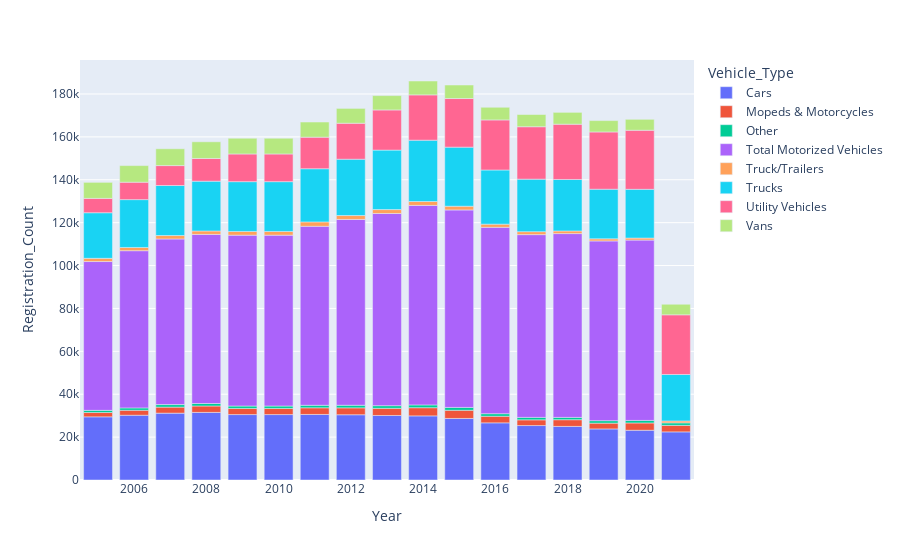

The notebook cell this image was saved under:
### Code cell
Red_deer_reg = car_reg.query("Municipality == 'Red Deer'")
fig = px.bar(Red_deer_reg, x='Year', y='Registration_Count',
             hover_data=['Registration_Count'], color='Vehicle_Type')
fig.show()

### Figure 1 — Plotly figure (JSON) as saved in the notebook; plotly's stock layout.template omitted (floating-point values rounded to 4 significant figures)
{"data": [{"alignmentgroup": "True", "hovertemplate": "Vehicle_Type=Cars<br>Year=%{x}<br>Registration_Count=%{y}<extra></extra>", "legendgroup": "Cars", "marker": {"color": "#636efa", "pattern": {"shape": ""}}, "name": "Cars", "offsetgroup": "Cars", "orientation": "v", "showlegend": true, "textposition": "auto", "type": "bar", "x": ["2005-01-01T00:00:00", "2006-01-01T00:00:00", "2007-01-01T00:00:00", "2008-01-01T00:00:00", "2009-01-01T00:00:00", "2010-01-01T00:00:00", "2011-01-01T00:00:00", "2012-01-01T00:00:00", "2013-01-01T00:00:00", "2014-01-01T00:00:00", "2015-01-01T00:00:00", "2016-01-01T00:00:00", "2017-01-01T00:00:00", "2018-01-01T00:00:00", "2019-01-01T00:00:00", "2020-01-01T00:00:00", "2021-01-01T00:00:00"], "xaxis": "x", "y": [29451, 30201, 31178, 31524, 30511, 30511, 30572, 30432, 30087, 29901, 28700, 26656, 25387, 24995, 23816, 23202, 22436], "yaxis": "y"}, {"alignmentgroup": "True", "hovertemplate": "Vehicle_Type=Mopeds & Motorcycles<br>Year=%{x}<br>Registration_Count=%{y}<extra></extra>", "legendgroup": "Mopeds & Motorcycles", "marker": {"color": "#EF553B", "pattern": {"shape": ""}}, "name": "Mopeds & Motorcycles", "offsetgroup": "Mopeds & Motorcycles", "orientation": "v", "showlegend": true, "textposition": "auto", "type": "bar", "x": ["2005-01-01T00:00:00", "2006-01-01T00:00:00", "2007-01-01T00:00:00", "2008-01-01T00:00:00", "2009-01-01T00:00:00", "2010-01-01T00:00:00", "2011-01-01T00:00:00", "2012-01-01T00:00:00", "2013-01-01T00:00:00", "2014-01-01T00:00:00", "2015-01-01T00:00:00", "2016-01-01T00:00:00", "2017-01-01T00:00:00", "2018-01-01T00:00:00", "2019-01-01T00:00:00", "2020-01-01T00:00:00", "2021-01-01T00:00:00"], "xaxis": "x", "y": [2010, 2326, 2807, 2992, 2856, 2856, 3096, 3213, 3340, 3810, 3813, 3072, 2672, 3117, 2695, 3397, 3037], "yaxis": "y"}, {"alignmentgroup": "True", "hovertemplate": "Vehicle_Type=Other<br>Year=%{x}<br>Registration_Count=%{y}<extra></extra>", "legendgroup": "Other", "marker": {"color": "#00cc96", "pattern": {"shape": ""}}, "name": "Other", "offsetgroup": "Other", "orientation": "v", "showlegend": true, "textposition": "auto", "type": "bar", "x": ["2005-01-01T00:00:00", "2006-01-01T00:00:00", "2007-01-01T00:00:00", "2008-01-01T00:00:00", "2009-01-01T00:00:00", "2010-01-01T00:00:00", "2011-01-01T00:00:00", "2012-01-01T00:00:00", "2013-01-01T00:00:00", "2014-01-01T00:00:00", "2015-01-01T00:00:00", "2016-01-01T00:00:00", "2017-01-01T00:00:00", "2018-01-01T00:00:00", "2019-01-01T00:00:00", "2020-01-01T00:00:00", "2021-01-01T00:00:00"], "xaxis": "x", "y": [1018, 1094, 1184, 1156, 1129, 1129, 1173, 1216, 1233, 1307, 1326, 1190, 1142, 1070, 1161, 1181, 1169], "yaxis": "y"}, {"alignmentgroup": "True", "hovertemplate": "Vehicle_Type=Total Motorized Vehicles<br>Year=%{x}<br>Registration_Count=%{y}<extra></extra>", "legendgroup": "Total Motorized Vehicles", "marker": {"color": "#ab63fa", "pattern": {"shape": ""}}, "name": "Total Motorized Vehicles", "offsetgroup": "Total Motorized Vehicles", "orientation": "v", "showlegend": true, "textposition": "auto", "type": "bar", "x": ["2005-01-01T00:00:00", "2006-01-01T00:00:00", "2007-01-01T00:00:00", "2008-01-01T00:00:00", "2009-01-01T00:00:00", "2010-01-01T00:00:00", "2011-01-01T00:00:00", "2012-01-01T00:00:00", "2013-01-01T00:00:00", "2014-01-01T00:00:00", "2015-01-01T00:00:00", "2016-01-01T00:00:00", "2017-01-01T00:00:00", "2018-01-01T00:00:00", "2019-01-01T00:00:00", "2020-01-01T00:00:00"], "xaxis": "x", "y": [69394, 73309, 77226, 78857, 79679, 79679, 83466, 86641, 89627, 93030, 92096, 86902, 85220, 85721, 83801, 84098], "yaxis": "y"}, {"alignmentgroup": "True", "hovertemplate": "Vehicle_Type=Truck/Trailers<br>Year=%{x}<br>Registration_Count=%{y}<extra></extra>", "legendgroup": "Truck/Trailers", "marker": {"color": "#FFA15A", "pattern": {"shape": ""}}, "name": "Truck/Trailers", "offsetgroup": "Truck/Trailers", "orientation": "v", "showlegend": true, "textposition": "auto", "type": "bar", "x": ["2005-01-01T00:00:00", "2006-01-01T00:00:00", "2007-01-01T00:00:00", "2008-01-01T00:00:00", "2009-01-01T00:00:00", "2010-01-01T00:00:00", "2011-01-01T00:00:00", "2012-01-01T00:00:00", "2013-01-01T00:00:00", "2014-01-01T00:00:00", "2015-01-01T00:00:00", "2016-01-01T00:00:00", "2017-01-01T00:00:00", "2018-01-01T00:00:00", "2019-01-01T00:00:00", "2020-01-01T00:00:00", "2021-01-01T00:00:00"], "xaxis": "x", "y": [1505, 1501, 1608, 1597, 1723, 1723, 2038, 1829, 1818, 1807, 1727, 1489, 1377, 1237, 992, 945, 892], "yaxis": "y"}, {"alignmentgroup": "True", "hovertemplate": "Vehicle_Type=Trucks<br>Year=%{x}<br>Registration_Count=%{y}<extra></extra>", "legendgroup": "Trucks", "marker": {"color": "#19d3f3", "pattern": {"shape": ""}}, "name": "Trucks", "offsetgroup": "Trucks", "orientation": "v", "showlegend": true, "textposition": "auto", "type": "bar", "x": ["2005-01-01T00:00:00", "2006-01-01T00:00:00", "2007-01-01T00:00:00", "2008-01-01T00:00:00", "2009-01-01T00:00:00", "2010-01-01T00:00:00", "2011-01-01T00:00:00", "2012-01-01T00:00:00", "2013-01-01T00:00:00", "2014-01-01T00:00:00", "2015-01-01T00:00:00", "2016-01-01T00:00:00", "2017-01-01T00:00:00", "2018-01-01T00:00:00", "2019-01-01T00:00:00", "2020-01-01T00:00:00", "2021-01-01T00:00:00"], "xaxis": "x", "y": [21253, 22315, 23322, 23221, 23216, 23216, 24803, 26266, 27723, 28607, 27562, 25252, 24498, 23996, 23142, 22734, 21669], "yaxis": "y"}, {"alignmentgroup": "True", "hovertemplate": "Vehicle_Type=Utility Vehicles<br>Year=%{x}<br>Registration_Count=%{y}<extra></extra>", "legendgroup": "Utility Vehicles", "marker": {"color": "#FF6692", "pattern": {"shape": ""}}, "name": "Utility Vehicles", "offsetgroup": "Utility Vehicles", "orientation": "v", "showlegend": true, "textposition": "auto", "type": "bar", "x": ["2005-01-01T00:00:00", "2006-01-01T00:00:00", "2007-01-01T00:00:00", "2008-01-01T00:00:00", "2009-01-01T00:00:00", "2010-01-01T00:00:00", "2011-01-01T00:00:00", "2012-01-01T00:00:00", "2013-01-01T00:00:00", "2014-01-01T00:00:00", "2015-01-01T00:00:00", "2016-01-01T00:00:00", "2017-01-01T00:00:00", "2018-01-01T00:00:00", "2019-01-01T00:00:00", "2020-01-01T00:00:00", "2021-01-01T00:00:00"], "xaxis": "x", "y": [6687, 8119, 9293, 10592, 12920, 12920, 14715, 16766, 18730, 21121, 22664, 23346, 24445, 25778, 26690, 27536, 27829], "yaxis": "y"}, {"alignmentgroup": "True", "hovertemplate": "Vehicle_Type=Vans<br>Year=%{x}<br>Registration_Count=%{y}<extra></extra>", "legendgroup": "Vans", "marker": {"color": "#B6E880", "pattern": {"shape": ""}}, "name": "Vans", "offsetgroup": "Vans", "orientation": "v", "showlegend": true, "textposition": "auto", "type": "bar", "x": ["2005-01-01T00:00:00", "2006-01-01T00:00:00", "2007-01-01T00:00:00", "2008-01-01T00:00:00", "2009-01-01T00:00:00", "2010-01-01T00:00:00", "2011-01-01T00:00:00", "2012-01-01T00:00:00", "2013-01-01T00:00:00", "2014-01-01T00:00:00", "2015-01-01T00:00:00", "2016-01-01T00:00:00", "2017-01-01T00:00:00", "2018-01-01T00:00:00", "2019-01-01T00:00:00", "2020-01-01T00:00:00", "2021-01-01T00:00:00"], "xaxis": "x", "y": [7470, 7753, 7834, 7775, 7324, 7324, 7069, 6919, 6696, 6477, 6304, 5897, 5699, 5528, 5305, 5103, 4919], "yaxis": "y"}], "layout": {"autosize": true, "barmode": "relative", "legend": {"title": {"text": "Vehicle_Type"}, "tracegroupgap": 0}, "margin": {"t": 60}, "xaxis": {"anchor": "y", "autorange": true, "domain": [0, 1], "range": ["2004-07-02 12:00", "2021-07-02 12:00"], "title": {"text": "Year"}, "type": "date"}, "yaxis": {"anchor": "x", "autorange": true, "domain": [0, 1], "range": [0, 195900.0], "title": {"text": "Registration_Count"}, "type": "linear"}}}
